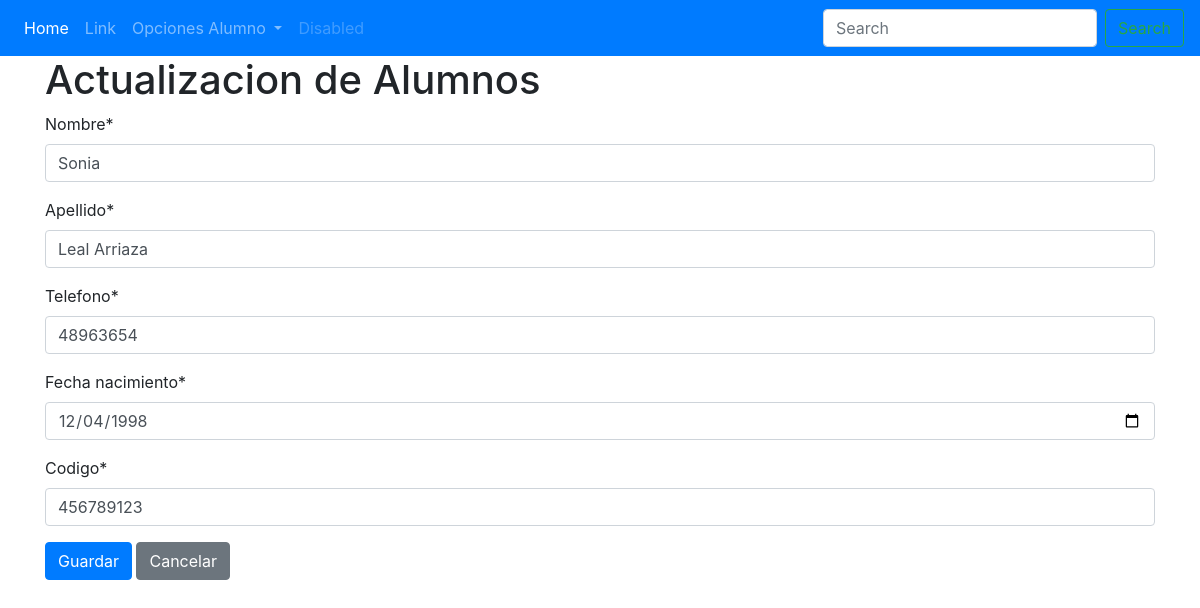
/editarAlumnos/5, run on the app's committed database.
### Models/Alumno/models.py (models this page shows)
class Alumno(models.Model):
    nombre = models.CharField(max_length=75)
    apellido = models.CharField(max_length=75)
    telefono = models.CharField(max_length=12)
    fecha_nacimiento = models.DateField()
    codigo = models.IntegerField()

### Models/Alumno/views.py (the view)
# urls.py: path('editarAlumnos/<int:id_alumno>', FormularioAlumnoView.edit, name='editarAlumnos'),
    def edit(request, id_alumno):
        alumno = Alumno.objects.filter(id=id_alumno).first()
        form = FormularioAlumno(instance=alumno)
        return render(request, "AlumnoEdit.html", {"form":form, 'alumno':alumno})

### Models/Alumno/forms.py
class FormularioAlumno(forms.ModelForm):
    class Meta:
        model = Alumno
        fields = '__all__'
        widgets = {'fecha_nacimiento': forms.DateInput(attrs={'type': 'date'})}

### templates/AlumnoEdit.html (shortened to what this page needs)
{% extends 'index.html' %}
{% load crispy_forms_tags %}
{% block content %}
    <h1>Actualizacion de Alumnos</h1>
    <form action="{% url 'actualizarAlumno' alumno.id %}" method="post">
        {{ form|crispy }}
        <button type="submit" class="btn btn-primary">Guardar</button>
        <a class="btn btn-secondary" href="{% url 'listarAlumnos' %}">Cancelar</a>
    </form>
{% endblock %}

### data on the page
Alumno: nombre "Sonia", apellido "Leal Arriaza", telefono "48963654", fecha_nacimiento "12/04/1998", codigo "456789123"
